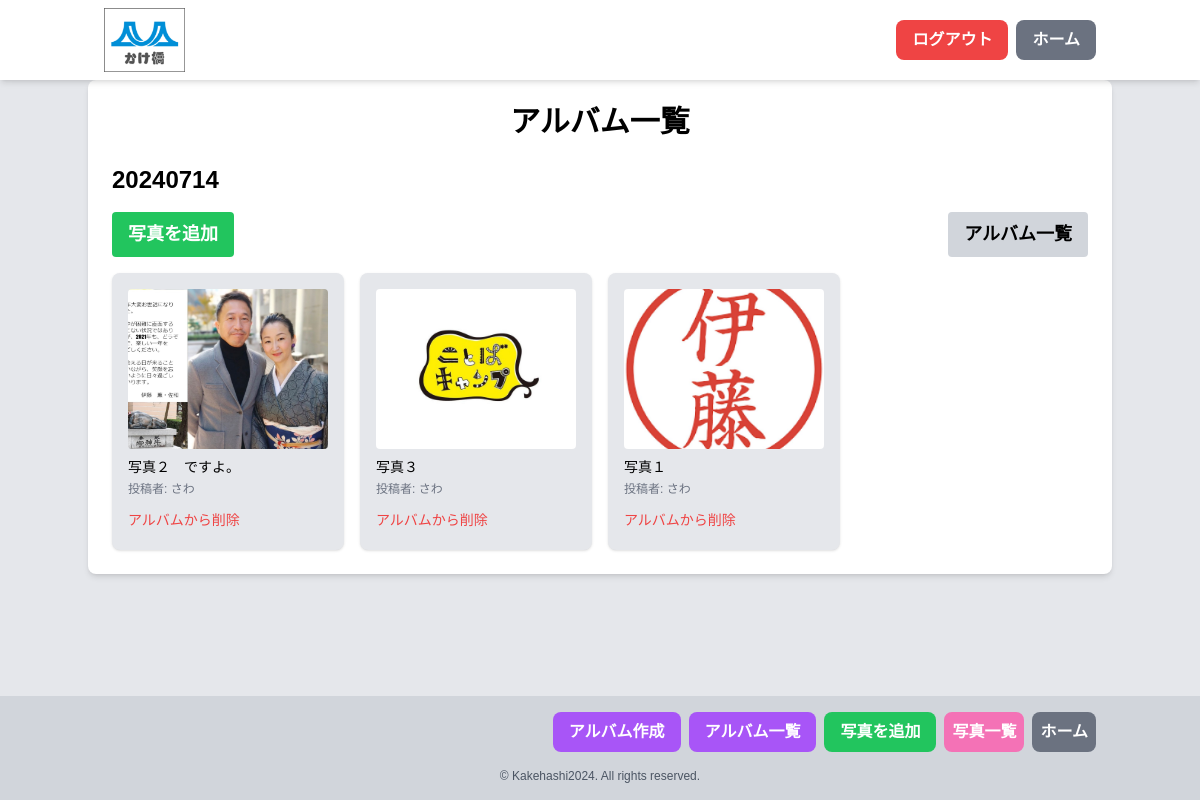
The page /album_view.php?id=7 (signed in) on the database its author committed.
### tables this page shows
CREATE TABLE `albums` (
  `id` int(11) NOT NULL,
  `group_id` int(11) NOT NULL,
  `name` varchar(255) NOT NULL,
  `description` text DEFAULT NULL,
  `created_at` timestamp NOT NULL DEFAULT current_timestamp()
);

CREATE TABLE `photos` (
  `id` int(11) NOT NULL,
  `group_id` int(11) NOT NULL,
  `user_id` int(11) NOT NULL,
  `file_name` varchar(255) NOT NULL,
  `comment` text DEFAULT NULL,
  `upload_date` timestamp NOT NULL DEFAULT current_timestamp()
);

CREATE TABLE `users` (
  `id` int(11) NOT NULL,
  `username` varchar(255) NOT NULL,
  `email` varchar(255) DEFAULT NULL,
  `password` varchar(255) NOT NULL,
  `role` enum('admin','modify','view') NOT NULL,
  `created_at` timestamp NOT NULL DEFAULT current_timestamp(),
  `updated_at` timestamp NOT NULL DEFAULT current_timestamp() ON UPDATE current_timestamp(),
  `reset_token` varchar(255) DEFAULT NULL,
  `token_expires` datetime DEFAULT NULL
);

### funcs.php (called while the page is built, shortened)
<?php
function h($str) {
    return htmlspecialchars($str, ENT_QUOTES, 'UTF-8');
}

### album_view.php (the view, shortened to what this page needs)
<?php
include("funcs.php");
$pdo = db_conn();
$group_id = $_SESSION['group_id'];
$stmt = $pdo->prepare("
    SELECT a.*, p.file_name AS thumbnail
    FROM albums a
    LEFT JOIN (
        SELECT ap.album_id, p.file_name,
               p.upload_date
        FROM album_photos ap
        JOIN photos p ON ap.photo_id = p.id
    ) p ON a.id = p.album_id
    WHERE a.group_id = ?
    GROUP BY a.id
    ORDER BY a.created_at DESC
");
$stmt->execute(array($group_id));
$albums = $stmt->fetchAll(PDO::FETCH_ASSOC);
$album_id = isset($_GET['id']) ? $_GET['id'] : null;
if ($album_id) {
    $stmt = $pdo->prepare("SELECT p.*, u.username FROM photos p
                           JOIN album_photos ap ON p.id = ap.photo_id
                           JOIN users u ON p.user_id = u.id
                           WHERE ap.album_id = ?");
    $stmt->execute(array($album_id));
    $photos = $stmt->fetchAll(PDO::FETCH_ASSOC);
    $stmt = $pdo->prepare("SELECT * FROM albums WHERE id = ?");
    $stmt->execute(array($album_id));
    $current_album = $stmt->fetch(PDO::FETCH_ASSOC);
}
?>
<!DOCTYPE html>
<html lang="ja">
<head>
    <script src="https://cdn.tailwindcss.com"></script>
    <link rel="stylesheet" href="styles/main.css">
</head>
<body class="bg-gray-200" id="body">
<?php include 'header0.php'; ?>
    <div class="container mx-auto mt-20 mb-40 p-6 bg-white rounded-lg shadow-md">
        <h1 class="text-3xl font-bold mb-6 text-center">アルバム一覧</h1>
        <?php if (!$album_id): ?>
            <div class="grid grid-cols-2 sm:grid-cols-4 gap-4">
                <?php foreach ($albums as $album): ?>
                    <div class="bg-gray-200 p-4 rounded-lg shadow flex flex-col">
                        <div class="mb-2 h-40 overflow-hidden rounded">
                            <?php if ($album['thumbnail']): ?>
                                <img src="uploads/<?php echo h($album['thumbnail']); ?>" alt="Album thumbnail" class="w-full h-full object-cover">
                            <?php else: ?>
                                <div class="w-full h-full bg-gray-300 flex items-center justify-center">
                                    <span class="text-gray-500">No image</span>
                                </div>
                            <?php endif; ?>
                        </div>
                        <h2 class="text-xl font-bold mb-2 truncate"><?php echo h($album['name']); ?></h2>
                        <p class="text-sm text-gray-600 mb-2 line-clamp-2"><?php echo h($album['description']); ?></p>
                        <p class="text-xs text-gray-500 mb-4"><?php echo h($album['created_at']); ?></p>
                        <div class="flex flex-col space-y-2 mt-auto">
                            <a href="?id=<?php echo h($album['id']); ?>" class="bg-blue-500 hover:bg-blue-700 text-white text-sm font-bold py-2 px-4 rounded text-center">表示</a>
                            <?php if ($_SESSION['role'] !== 'view'): ?>
                                <form method="POST" action="album_delete.php" class="inline" onsubmit="return confirm('本当にこのアルバムを削除しますか？この操作は取り消せません。');">
                                    <input type="hidden" name="album_id" value="<?php echo h($album['id']); ?>">
                                    <button type="submit" class="w-full bg-red-500 hover:bg-red-700 text-white text-sm font-bold py-2 px-4 rounded">削除</button>
                                </form>
                            <?php endif; ?>
                            <a href="album_add_photos.php?id=<?php echo h($album['id']); ?>" class="bg-green-500 hover:bg-green-700 text-white text-sm font-bold py-2 px-4 rounded text-center">写真を追加</a>
                        </div>
                    </div>
                <?php endforeach; ?>
            </div>
        <?php else: ?>
            <h2 class="text-2xl font-bold mb-4"><?php echo h($current_album['name']); ?></h2>
            <div class="mb-4 flex justify-between">
                <a href="album_add_photos.php?id=<?php echo h($album_id); ?>" class="bg-green-500 hover:bg-green-700 text-white font-bold py-2 px-4 rounded">
                    写真を追加
                </a>
                <a href="album_view.php" class="bg-gray-300 hover:bg-gray-400 text-black font-bold py-2 px-4 rounded">
                    アルバム一覧
                </a>
            </div>
            <div class="grid grid-cols-2 sm:grid-cols-2 md:grid-cols-3 lg:grid-cols-4 gap-4">
                <?php foreach ($photos as $index => $photo): ?>
                    <div class="bg-gray-200 p-4 rounded-lg shadow">
                        <img src="uploads/<?php echo h($photo['file_name']); ?>" alt="Photo" class="w-full h-40 object-cover mb-2 rounded cursor-pointer" onclick="openModal('uploads/<?php echo h($photo['file_name']); ?>', '<?php echo h($photo['comment']); ?>', '<?php echo h($photo['username']); ?>', <?php echo $index; ?>)">
                        <p class="text-sm truncate"><?php echo h(substr($photo['comment'], 0, 50)); ?></p>
                        <p class="text-xs text-gray-500 mt-1">投稿者: <?php echo h($photo['username']); ?></p>
                        <form method="POST" class="mt-2">
                            <button type="submit" name="remove_from_album" class="text-red-500 hover:text-red-700 text-sm" onclick="return confirm('本当にこの写真をアルバムから削除しますか？');">
                                アルバムから削除
                            </button>
                        </form>
                    </div>
                <?php endforeach; ?>
            </div>
        <?php endif; ?>
    </div>
    <?php include 'footer_photo.php'; ?>
</body>
</html>

### styles/main.css (style rules this page uses)
body { font-family: 'Noto Sans JP', sans-serif; font-size: 18px; line-height: 1.6; }

### rows shown on the page
albums: name "20240714"
photos: file_name (picture), comment "写真２ ですよ。", user.username "さわ"
photos: file_name (picture), comment "写真３", user.username "さわ"
photos: file_name (picture), comment "写真１", user.username "さわ"
